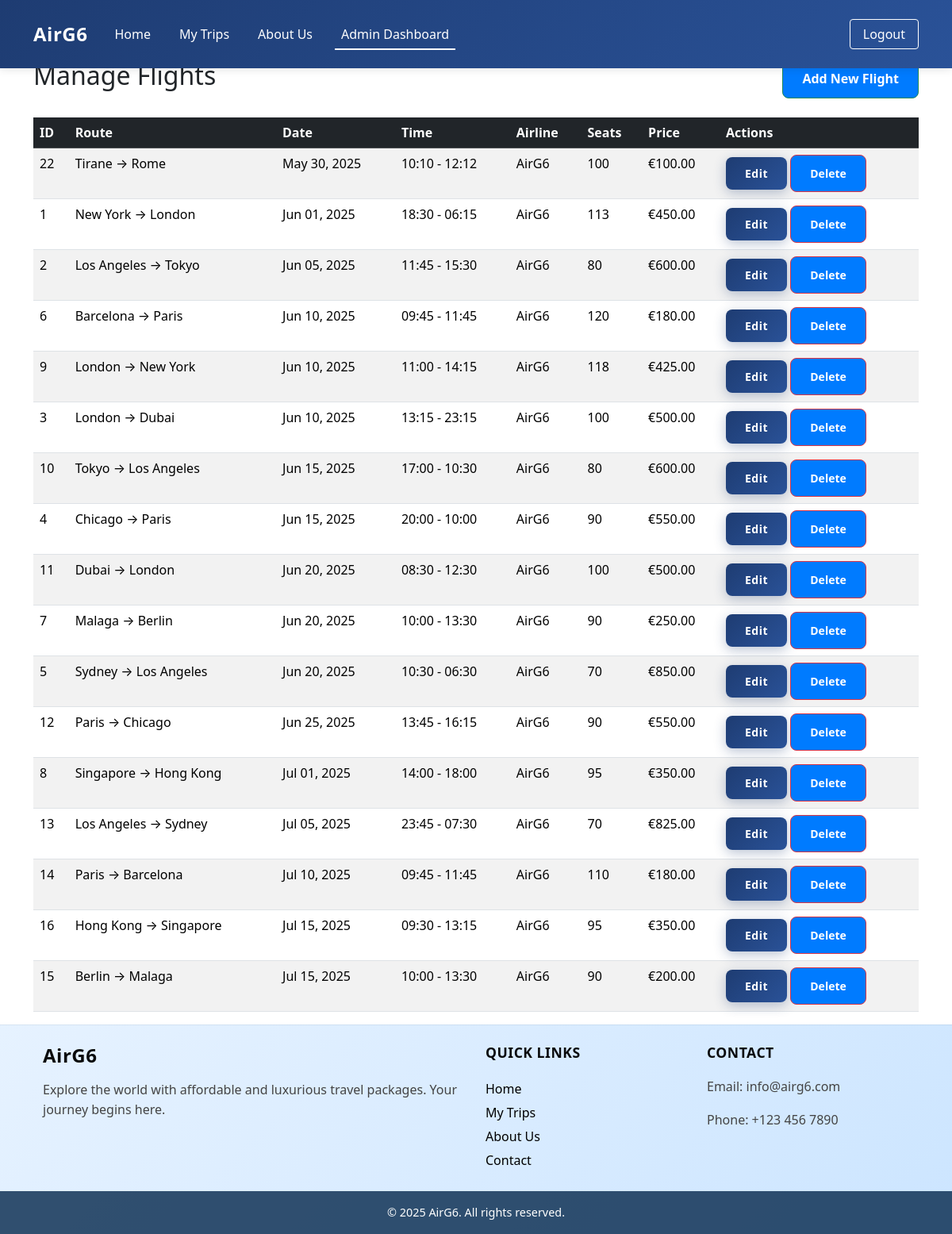
The page /admin/flights.php (signed in) on the database its author committed.
### tables this page shows
CREATE TABLE `flights` (
  `id` int(11) NOT NULL,
  `departure` varchar(100) DEFAULT NULL,
  `arrival` varchar(100) DEFAULT NULL,
  `departure_date` date DEFAULT NULL,
  `price` decimal(10,2) DEFAULT NULL,
  `airline` varchar(100) DEFAULT NULL,
  `seats_available` int(11) DEFAULT NULL,
  `departure_time` time NOT NULL,
  `arrival_time` time NOT NULL,
  `duration` varchar(20) NOT NULL
);

### admin/flights.php (the view, shortened to what this page needs)
<link rel="stylesheet" href="../css/styles.css">
<?php
require_once '../includes/db.php';
include '../includes/navbar.php';
$stmt = $conn->prepare("SELECT * FROM flights ORDER BY departure_date, departure_time");
$stmt->execute();
$flights = $stmt->get_result();
?>
<!DOCTYPE html>
<html>
<head>
</head>
<body>
    <div class="container mt-4">
        <div class="d-flex justify-content-between align-items-center mb-4">
            <h2>Manage Flights</h2>
            <a href="flight_create.php" class="btn btn-success">Add New Flight</a>
        </div>
        <div class="table-responsive">
            <table class="table table-striped">
                <thead class="table-dark">
                    <tr>
                        <th>ID</th>
                        <th>Route</th>
                        <th>Date</th>
                        <th>Time</th>
                        <th>Airline</th>
                        <th>Seats</th>
                        <th>Price</th>
                        <th>Actions</th>
                    </tr>
                </thead>
                <tbody>
                    <?php while ($flight = $flights->fetch_assoc()): ?>
                    <tr>
                        <td><?= $flight['id'] ?></td>
                        <td><?= $flight['departure'] ?> → <?= $flight['arrival'] ?></td>
                        <td><?= date('M d, Y', strtotime($flight['departure_date'])) ?></td>
                        <td><?= substr($flight['departure_time'], 0, 5) ?> - <?= substr($flight['arrival_time'], 0, 5) ?></td>
                        <td><?= $flight['airline'] ?></td>
                        <td><?= $flight['seats_available'] ?></td>
                        <td>€<?= number_format($flight['price'], 2) ?></td>
                        <td>
                            <a href="flight_edit.php?id=<?= $flight['id'] ?>" class="btn btn-sm btn-primary">Edit</a>
                            <a href="flights.php?delete=<?= $flight['id'] ?>" class="btn btn-sm btn-danger"
                               onclick="return confirm('Are you sure you want to delete this flight?')">Delete</a>
                        </td>
                    </tr>
                    <?php endwhile; ?>
                </tbody>
            </table>
        </div>
    </div>
    <?php include '../includes/footer.php'; ?>
</body>
</html>

### css/styles.css (style rules this page uses)
.btn { background-color: #007bff; color: white; padding: 0.75rem 1.5rem; text-decoration: none; font-weight: bold; border-radius: 8px; transition: 0.3s; }
body { padding-top: 50px; }
.btn-primary { background: linear-gradient(135deg, #1e3c72 0%, #2a5298 100%) !important; border: none; border-radius: 8px; padding: 10px 24px; font-weight: 600; letter-spacing: 0.5px; box-shadow: 0 4px 15px rgba(30, 60, 114, 0.3); transition: all 0.3s ease; }

### rows shown on the page
flights: id "22", departure "Tirane", arrival "Rome", departure_date "May 30, 2025", departure_time "10:10", arrival_time "12:12", airline "AirG6", seats_available "100", price "100.00"
flights: id "1", departure "New York", arrival "London", departure_date "Jun 01, 2025", departure_time "18:30", arrival_time "06:15", airline "AirG6", seats_available "113", price "450.00"
flights: id "2", departure "Los Angeles", arrival "Tokyo", departure_date "Jun 05, 2025", departure_time "11:45", arrival_time "15:30", airline "AirG6", seats_available "80", price "600.00"
flights: id "6", departure "Barcelona", arrival "Paris", departure_date "Jun 10, 2025", departure_time "09:45", arrival_time "11:45", airline "AirG6", seats_available "120", price "180.00"
flights: id "9", departure "London", arrival "New York", departure_date "Jun 10, 2025", departure_time "11:00", arrival_time "14:15", airline "AirG6", seats_available "118", price "425.00"
flights: id "3", departure "London", arrival "Dubai", departure_date "Jun 10, 2025", departure_time "13:15", arrival_time "23:15", airline "AirG6", seats_available "100", price "500.00"
flights: id "10", departure "Tokyo", arrival "Los Angeles", departure_date "Jun 15, 2025", departure_time "17:00", arrival_time "10:30", airline "AirG6", seats_available "80", price "600.00"
flights: id "4", departure "Chicago", arrival "Paris", departure_date "Jun 15, 2025", departure_time "20:00", arrival_time "10:00", airline "AirG6", seats_available "90", price "550.00"
flights: id "11", departure "Dubai", arrival "London", departure_date "Jun 20, 2025", departure_time "08:30", arrival_time "12:30", airline "AirG6", seats_available "100", price "500.00"
flights: id "7", departure "Malaga", arrival "Berlin", departure_date "Jun 20, 2025", departure_time "10:00", arrival_time "13:30", airline "AirG6", seats_available "90", price "250.00"
flights: id "5", departure "Sydney", arrival "Los Angeles", departure_date "Jun 20, 2025", departure_time "10:30", arrival_time "06:30", airline "AirG6", seats_available "70", price "850.00"
flights: id "12", departure "Paris", arrival "Chicago", departure_date "Jun 25, 2025", departure_time "13:45", arrival_time "16:15", airline "AirG6", seats_available "90", price "550.00"
flights: id "8", departure "Singapore", arrival "Hong Kong", departure_date "Jul 01, 2025", departure_time "14:00", arrival_time "18:00", airline "AirG6", seats_available "95", price "350.00"
flights: id "13", departure "Los Angeles", arrival "Sydney", departure_date "Jul 05, 2025", departure_time "23:45", arrival_time "07:30", airline "AirG6", seats_available "70", price "825.00"
flights: id "14", departure "Paris", arrival "Barcelona", departure_date "Jul 10, 2025", departure_time "09:45", arrival_time "11:45", airline "AirG6", seats_available "110", price "180.00"
flights: id "16", departure "Hong Kong", arrival "Singapore", departure_date "Jul 15, 2025", departure_time "09:30", arrival_time "13:15", airline "AirG6", seats_available "95", price "350.00"
flights: id "15", departure "Berlin", arrival "Malaga", departure_date "Jul 15, 2025", departure_time "10:00", arrival_time "13:30", airline "AirG6", seats_available "90", price "200.00"
